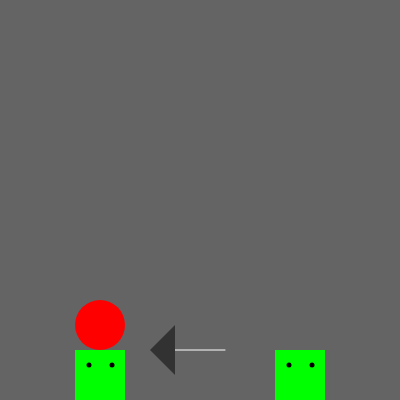
Frame 1 (no input)
Frame 60 (no input): identical to frame 1, image omitted
Frame 120 (the mouse pressed at the canvas centre since frame 60): identical to frame 1, image omitted

The p5.js sketch that drew this single still picture (run headless with seeded random() and noise() and a simulated clock; from frame 60 on, the mouse is pressed at the canvas centre):

// p5.js sketch
// ── sketch.js
var arrow=0
function setup() {
  createCanvas(400, 400);
}

function draw() {
  background(100);
  noStroke()
  fill (0,255,0)
  rect(275,350,50,50)
  fill(0)
  ellipse(289,365,5)
  ellipse(312,365,5)
  fill(255,0,0)
  ellipse(100,325,50)
  fill(0,255,0)
  rect(75,350,50,50)
  fill(0)
  ellipse(89,365,5)
  ellipse(112,365,5)
  stroke(255)
  line(175,350,225,350)
  noStroke()
  fill(50)
triangle(175,375,175,325,150,350)
}
